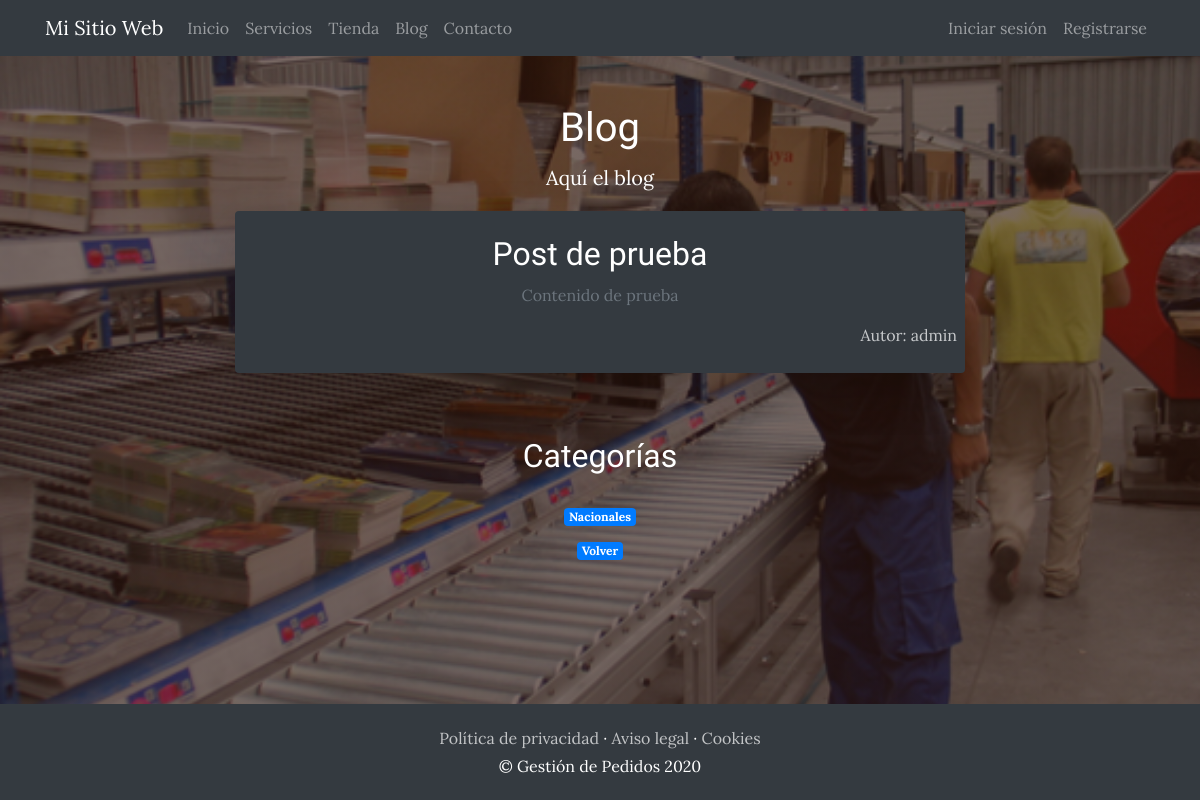
The page /blog/categorias/2/ on the database its author committed.
### blog/models.py (models this page shows, shortened)
class Post(models.Model):
    titulo = models.CharField(max_length = 50)
    contenido = models.CharField(max_length = 100)
    imagen = models.ImageField(upload_to = 'blog', null=True, blank=True)
    categoria = models.ManyToManyField(Categoria)
    autor = models.ForeignKey(User, on_delete=models.CASCADE)
    created = models.DateTimeField(auto_now_add = True)
    updated = models.DateTimeField(auto_now_add = True)
    class Meta:
        verbose_name = 'post'
        verbose_name_plural = 'posts'

class Categoria(models.Model):
    nombre = models.CharField(max_length = 50)
    created = models.DateTimeField(auto_now_add = True)
    updated = models.DateTimeField(auto_now_add = True)
    class Meta:
        verbose_name = 'categoria'
        verbose_name_plural = 'categorias'

### blog/views.py (the view)
# urls.py: path("categorias/<int:categoria_id>/", views.categoria, name='categorias'),
def categoria(request, categoria_id ):
    categoria = Categoria.objects.get(id = categoria_id)
    post = Post.objects.filter(categoria = categoria)
    return render(request, "blog/categorias.html", {'categoria': categoria, "posts" : post})

### carro/context_processor.py (called while the page is built)
def importe_total_carro(request):
  total = 0
  if request.user.is_authenticated:
    for key, value in request.session["carro"].items():
      total = total + float(value["precio"])
  return {"importe_total_carro":total}

### blog/templates/blog/categorias.html (shortened to what this page needs)
{% extends 'ProyectoWEBapp/base.html' %}
{% load static %}
{% block content %}
  <section>
    <div class="container mt-5">
      <div class="row">
        <div class="col-md-8 offset-md-2">
          <h1 class="text-center text-white">Blog</h1>
          <p class="lead text-center text-white">Aquí el blog</p>
          <div class="text-center">
            {% for post in posts %}
              <div class="bg-dark text-light p-4 my-3 rounded position-relative shadow-lg">
                <h2 class="text-white">{{ post.titulo }}</h2>
                <p class="text-secondary">{{ post.contenido }}</p>
                <div class="position-absolute bottom-0 end-0 p-2">
                  <p class="text-light" style="opacity: 0.75;">Autor: {{ post.autor }}</p>
                </div>
              </div>
            {% endfor %}
          </div>
        </div>
      </div>
    </div>
  </section>
  <section class="mt-5">
    <div class="container">
      <div class="row">
        <div class="col-md-8 offset-md-2">
          <h2 class="text-center text-white mb-4">Categorías</h2>
          <a href="{% url 'categorias' categoria.id %}">
            <div class="d-flex flex-wrap justify-content-center">
              {% for post in posts %}
                {% for categoria in post.categoria.all %}
                  <span class="badge bg-primary m-2">{{ categoria.nombre }}</span>
                {% endfor %}
              {% endfor %}
            </div>
        </a>
            <div class="d-flex flex-wrap justify-content-center">
                <a href='/blog'>
                    <span class="badge bg-primary m-2">Volver</span>
                </a>
              </div>
        </div>
      </div>
    </div>
  </section>
{% endblock %}

### ProyectoWEBapp/static/ProyectoWEBapp/css/gestion.css (style rules this page uses)
body { font-family: 'Lora'; background: linear-gradient(rgba(47, 23, 15, 0.65), rgba(47, 23, 15, 0.65)), url("../img/bg_main.jpg"); background-attachment: fixed; background-position: center; background-size: cover; }
h1, h2, h3, h4, h5, h6 { font-family: 'Raleway'; }
p { line-height: 1.75; }

### ProyectoWEBapp/templates/ProyectoWEBapp/base.html (style rules this page uses)
body { min-height: 100vh; display: flex; flex-direction: column; }

### rows shown on the page
Post: titulo "Post de prueba", contenido "Contenido de prueba", autor "admin"
Categoria: nombre "Nacionales"
